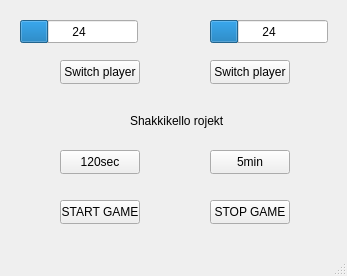
<?xml version="1.0" encoding="UTF-8"?>
<ui version="4.0">
 <class>MainWindow</class>
 <widget class="QMainWindow" name="MainWindow">
  <property name="geometry">
   <rect>
    <x>0</x>
    <y>0</y>
    <width>347</width>
    <height>276</height>
   </rect>
  </property>
  <property name="windowTitle">
   <string>MainWindow</string>
  </property>
  <widget class="QWidget" name="centralwidget">
   <widget class="QProgressBar" name="progressBar">
    <property name="geometry">
     <rect>
      <x>20</x>
      <y>20</y>
      <width>118</width>
      <height>23</height>
     </rect>
    </property>
    <property name="value">
     <number>24</number>
    </property>
    <property name="format">
     <string>%v</string>
    </property>
   </widget>
   <widget class="QProgressBar" name="progressBar_2">
    <property name="geometry">
     <rect>
      <x>210</x>
      <y>20</y>
      <width>118</width>
      <height>23</height>
     </rect>
    </property>
    <property name="value">
     <number>24</number>
    </property>
    <property name="format">
     <string>%v</string>
    </property>
   </widget>
   <widget class="QLabel" name="label">
    <property name="geometry">
     <rect>
      <x>130</x>
      <y>90</y>
      <width>101</width>
      <height>61</height>
     </rect>
    </property>
    <property name="text">
     <string>Shakkikello rojekt</string>
    </property>
   </widget>
   <widget class="QPushButton" name="pushButton_2">
    <property name="geometry">
     <rect>
      <x>60</x>
      <y>200</y>
      <width>80</width>
      <height>24</height>
     </rect>
    </property>
    <property name="text">
     <string>START GAME</string>
    </property>
   </widget>
   <widget class="QPushButton" name="pushButton_3">
    <property name="geometry">
     <rect>
      <x>60</x>
      <y>150</y>
      <width>80</width>
      <height>24</height>
     </rect>
    </property>
    <property name="text">
     <string>120sec</string>
    </property>
   </widget>
   <widget class="QPushButton" name="pushButton_4">
    <property name="geometry">
     <rect>
      <x>210</x>
      <y>150</y>
      <width>80</width>
      <height>24</height>
     </rect>
    </property>
    <property name="text">
     <string>5min</string>
    </property>
   </widget>
   <widget class="QPushButton" name="pushButton_5">
    <property name="geometry">
     <rect>
      <x>210</x>
      <y>60</y>
      <width>80</width>
      <height>24</height>
     </rect>
    </property>
    <property name="text">
     <string>Switch player</string>
    </property>
   </widget>
   <widget class="QPushButton" name="pushButton_6">
    <property name="geometry">
     <rect>
      <x>210</x>
      <y>200</y>
      <width>80</width>
      <height>24</height>
     </rect>
    </property>
    <property name="text">
     <string>STOP GAME</string>
    </property>
   </widget>
   <widget class="QPushButton" name="pushButton_7">
    <property name="geometry">
     <rect>
      <x>60</x>
      <y>60</y>
      <width>80</width>
      <height>24</height>
     </rect>
    </property>
    <property name="text">
     <string>Switch player</string>
    </property>
   </widget>
  </widget>
  <widget class="QMenuBar" name="menubar">
   <property name="geometry">
    <rect>
     <x>0</x>
     <y>0</y>
     <width>347</width>
     <height>21</height>
    </rect>
   </property>
  </widget>
  <widget class="QStatusBar" name="statusbar"/>
 </widget>
 <resources/>
 <connections/>
</ui>
